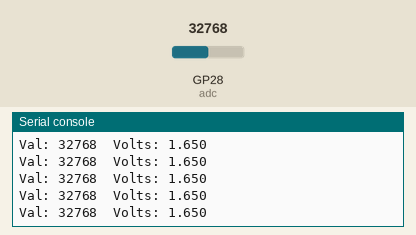
Simulated run of this program. Board: Raspberry Pi Pico running MicroPython. Parts: the last lines printed to the serial console. Inputs (shaded band) come from the test bench; at power-on: GP28 (adc) = 32768 (analog values on the 0–65535 scale).

Above: at 1.2 s.
1.3 s: GP28 (adc) set to 7864
At 1.31 s:
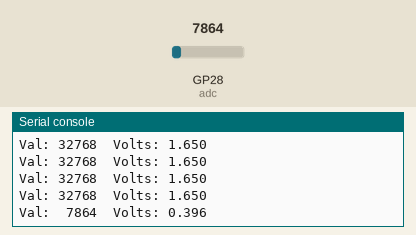
2.8 s: GP28 (adc) set to 0
At 2.82 s:
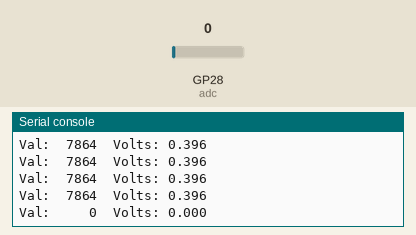

The program:

i07_pot.py
```python
""" i07_pot.py - ARDBASE mini lab - read the potentiometer value and convert
                 it to voltage (between 0 & 3.3V).

	Code is the same for Pico and PYBStick-RP2040

* Author(s): Meurisse D., MCHobby (shop.mchobby.be).

Products:
---> Kit Soudure ARDBASE : https://shop.mchobby.be/product.php?id_product=1124
---> Raspberry-Pi PICO   : https://shop.mchobby.be/product.php?id_product=2025
---> PYBStick-RP2040     : https://shop.mchobby.be/product.php?id_product=2331
------------------------------------------------------------------------

History:
  03 february 2022 - Dominique - initial MicroPython writing
"""

from machine import Pin, ADC
import time

adc = ADC( 2 ) # ADC(2) on GPIO28

while True:
	# Return a value between 0 & 65535
	val = adc.read_u16()
	volts = 3.3 * val / 65535
	print( 'Val: %5i  Volts: %5.3f' % (val,volts) )
	time.sleep_ms( 100 )
```

Measured:
- after the input at 1.3 s, the serial console: prints a new line at once (image 1)
- after the input at 2.8 s, the serial console: prints a new line at once (image 2)
